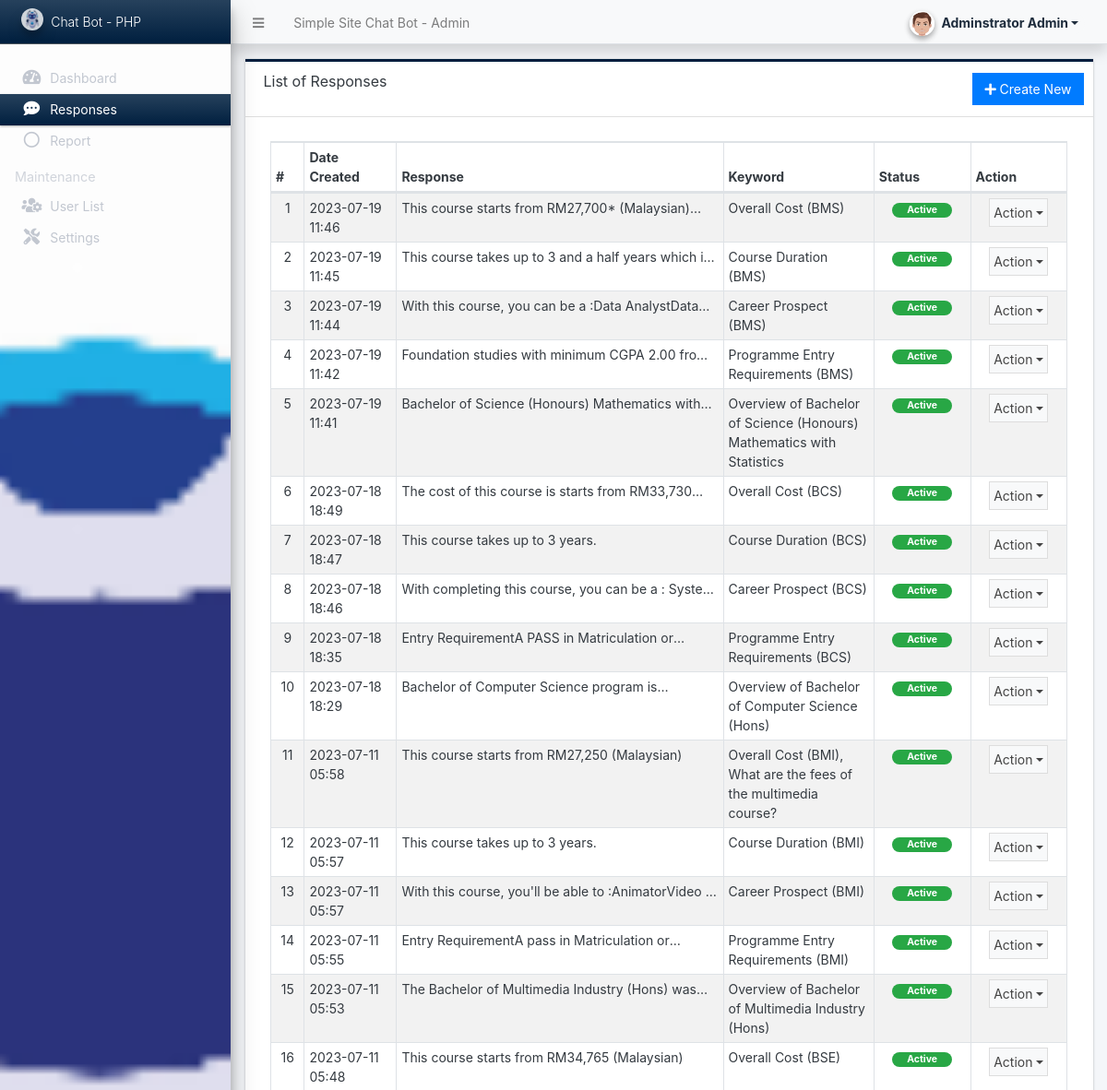
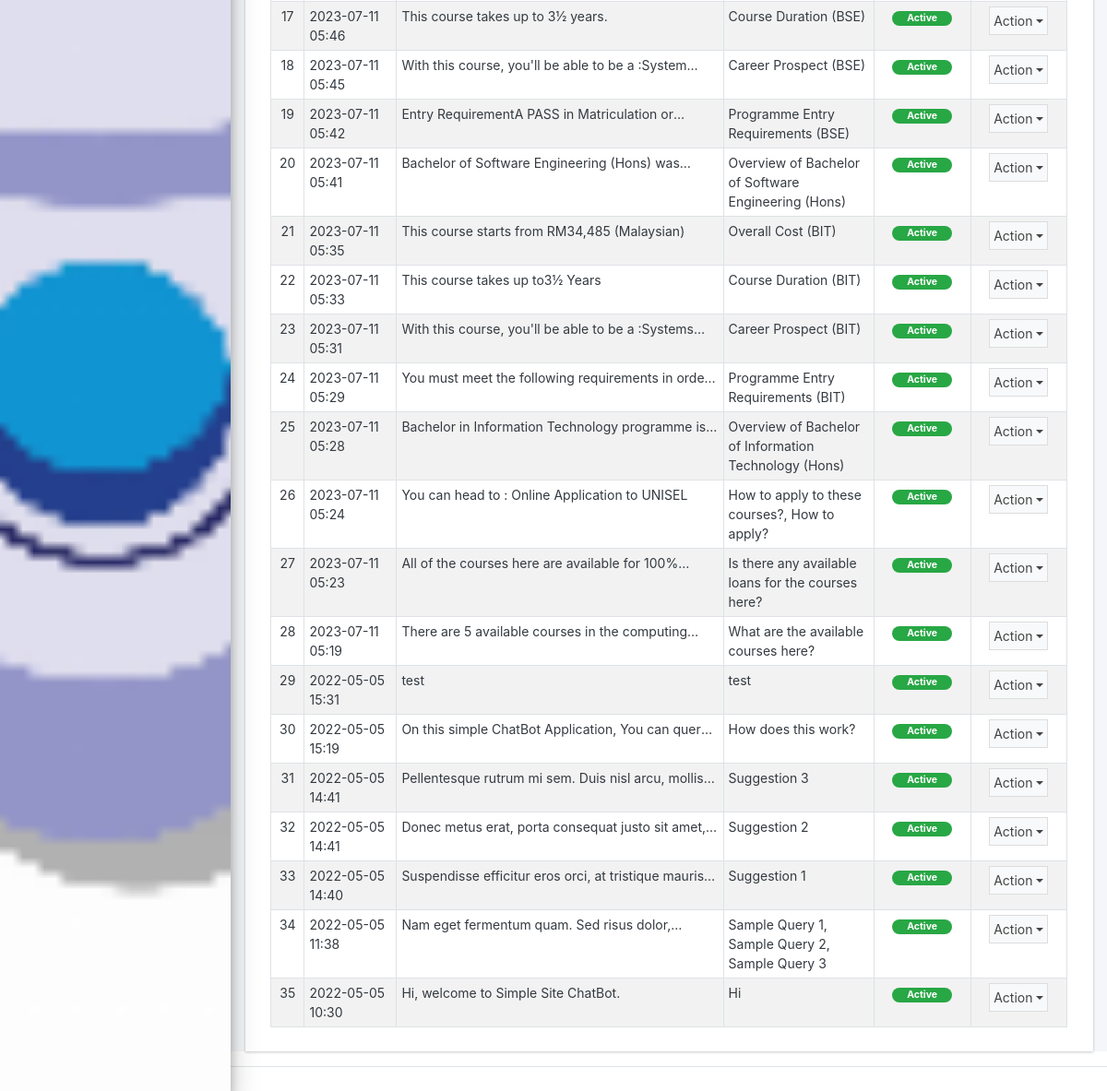
The app's page /admin/?page=responses (signed in) with its own data (2 pictures, top to bottom).
### tables this page shows
CREATE TABLE `response_list` (
  `id` int(30) NOT NULL,
  `response` text NOT NULL,
  `status` tinyint(1) NOT NULL DEFAULT 1,
  `date_created` datetime NOT NULL DEFAULT current_timestamp(),
  `date_updated` datetime NOT NULL DEFAULT current_timestamp() ON UPDATE current_timestamp()
);

### admin/responses/index.php (the view, shortened to what this page needs)
<div class="card card-outline rounded-0 card-navy">
	<div class="card-header">
		<h3 class="card-title">List of Responses</h3>
		<div class="card-tools">
			<a href="./?page=responses/manage_response" id="create_new" class="btn btn-flat btn-primary"><span class="fas fa-plus"></span>  Create New</a>
		</div>
	</div>
	<div class="card-body">
        <div class="container-fluid">
			<table class="table table-hover table-striped table-bordered" id="list">
				<colgroup>
					<col width="5%">
					<col width="15%">
					<col width="25%">
					<col width="25%">
					<col width="15%">
					<col width="15%">
				</colgroup>
				<thead>
					<tr>
						<th>#</th>
						<th>Date Created</th>
						<th>Response</th>
						<th>Keyword</th>
						<th>Status</th>
						<th>Action</th>
					</tr>
				</thead>
				<tbody>
					<?php
					$i = 1;
						$qry = $conn->query("SELECT * from `response_list`  order by unix_timestamp(`date_created`) desc ");
						while($row = $qry->fetch_assoc()):
							$kw_qry = $conn->query("SELECT * FROM keyword_list where response_id = '{$row['id']}'");
							$kws = array_column($kw_qry->fetch_all(MYSQLI_ASSOC), 'keyword');
							if(count($kws)){
								$kws = implode(", ",$kws);
							}else{
								$kws = "N/A";
							}
					?>
						<tr>
							<td class="text-center"><?php echo $i++; ?></td>
							<td><?php echo date("Y-m-d H:i",strtotime($row['date_created'])) ?></td>
							<td><p class="truncate-1 m-0"><?php echo strip_tags($row['response']) ?></p></td>
							<td><?= $kws ?></td>
							<td class="text-center">
                                <?php if($row['status'] == 1): ?>
                                    <span class="badge badge-success px-3 rounded-pill">Active</span>
                                <?php else: ?>
                                    <span class="badge badge-danger px-3 rounded-pill">Inactive</span>
                                <?php endif; ?>
                            </td>
							<td align="center">
								 <button type="button" class="btn btn-flat p-1 btn-default btn-sm dropdown-toggle dropdown-icon" data-toggle="dropdown">
				                  		Action
				                  </button>
							</td>
						</tr>
					<?php endwhile; ?>
				</tbody>
			</table>
		</div>
	</div>
</div>

### records on screen
response_list: date_created "2023-07-19 11:46", response "This course starts from RM27,700*…", kws "Overall Cost (BMS)", status "Active"
response_list: date_created "2023-07-19 11:45", response "This course takes up to 3 and a half years which…", kws "Course Duration (BMS)", status "Active"
response_list: date_created "2023-07-19 11:44", response "With this course, you can be a :Data…", kws "Career Prospect (BMS)", status "Active"
response_list: date_created "2023-07-19 11:42", response "Foundation studies with minimum CGPA 2.00…", kws "Programme Entry Requirements (BMS)", status "Active"
response_list: date_created "2023-07-19 11:41", response "Bachelor of Science (Honours) Mathematics…", kws "Overview of Bachelor of Science (Honours) Mathematics with Statistics", status "Active"
response_list: date_created "2023-07-18 18:49", response "The cost of this course is starts from…", kws "Overall Cost (BCS)", status "Active"
response_list: date_created "2023-07-18 18:47", response "This course takes up to 3 years.", kws "Course Duration (BCS)", status "Active"
response_list: date_created "2023-07-18 18:46", response "With completing this course, you can be a :…", kws "Career Prospect (BCS)", status "Active"
response_list: date_created "2023-07-18 18:35", response "Entry RequirementA PASS in Matriculation…", kws "Programme Entry Requirements (BCS)", status "Active"
response_list: date_created "2023-07-18 18:29", response "Bachelor of Computer Science program…", kws "Overview of Bachelor of Computer Science (Hons)", status "Active"
response_list: date_created "2023-07-11 05:58", response "This course starts from RM27,250 (Malaysian)", kws "Overall Cost (BMI), What are the fees of the multimedia course?", status "Active"
response_list: date_created "2023-07-11 05:57", response "This course takes up to 3 years.", kws "Course Duration (BMI)", status "Active"
response_list: date_created "2023-07-11 05:57", response "With this course, you'll be able to :AnimatorVideo…", kws "Career Prospect (BMI)", status "Active"
response_list: date_created "2023-07-11 05:55", response "Entry RequirementA pass in Matriculation…", kws "Programme Entry Requirements (BMI)", status "Active"
response_list: date_created "2023-07-11 05:53", response "The Bachelor of Multimedia Industry (Hons)…", kws "Overview of Bachelor of Multimedia Industry (Hons)", status "Active"
response_list: date_created "2023-07-11 05:48", response "This course starts from RM34,765 (Malaysian)", kws "Overall Cost (BSE)", status "Active"
response_list: date_created "2023-07-11 05:46", response "This course takes up to 3½ years.", kws "Course Duration (BSE)", status "Active"
response_list: date_created "2023-07-11 05:45", response "With this course, you'll be able to be a…", kws "Career Prospect (BSE)", status "Active"
response_list: date_created "2023-07-11 05:42", response "Entry RequirementA PASS in Matriculation…", kws "Programme Entry Requirements (BSE)", status "Active"
response_list: date_created "2023-07-11 05:41", response "Bachelor of Software Engineering (Hons)…", kws "Overview of Bachelor of Software Engineering (Hons)", status "Active"
response_list: date_created "2023-07-11 05:35", response "This course starts from RM34,485 (Malaysian)", kws "Overall Cost (BIT)", status "Active"
response_list: date_created "2023-07-11 05:33", response "This course takes up to3½ Years", kws "Course Duration (BIT)", status "Active"
response_list: date_created "2023-07-11 05:31", response "With this course, you'll be able to be a…", kws "Career Prospect (BIT)", status "Active"
response_list: date_created "2023-07-11 05:29", response "You must meet the following requirements in…", kws "Programme Entry Requirements (BIT)", status "Active"
response_list: date_created "2023-07-11 05:28", response "Bachelor in Information Technology programme is…", kws "Overview of Bachelor of Information Technology (Hons)", status "Active"
response_list: date_created "2023-07-11 05:24", response "You can head to : Online Application to UNISEL", kws "How to apply to these courses?, How to apply?", status "Active"
response_list: date_created "2023-07-11 05:23", response "All of the courses here are available for…", kws "Is there any available loans for the courses here?", status "Active"
response_list: date_created "2023-07-11 05:19", response "There are 5 available courses in the…", kws "What are the available courses here?", status "Active"
response_list: date_created "2022-05-05 15:31", response "test", kws "test", status "Active"
response_list: date_created "2022-05-05 15:19", response "On this simple ChatBot Application, You can…", kws "How does this work?", status "Active"
response_list: date_created "2022-05-05 14:41", response "Pellentesque rutrum mi sem. Duis nisl arcu,…", kws "Suggestion 3", status "Active"
response_list: date_created "2022-05-05 14:41", response "Donec metus erat, porta consequat justo sit…", kws "Suggestion 2", status "Active"
response_list: date_created "2022-05-05 14:40", response "Suspendisse efficitur eros orci, at tristique…", kws "Suggestion 1", status "Active"
response_list: date_created "2022-05-05 11:38", response "Nam eget fermentum quam. Sed risus…", kws "Sample Query 1, Sample Query 2, Sample Query 3", status "Active"
response_list: date_created "2022-05-05 10:30", response "Hi, welcome to Simple Site ChatBot.", kws "Hi", status "Active"

### other values on screen
$_settings->info('name') "Simple Site Chat Bot"
$_settings->userdata('firstname').' '.$_settings->userdata('lastname') "Adminstrator Admin"
$_settings->info('short_name') "Chat Bot - PHP"
